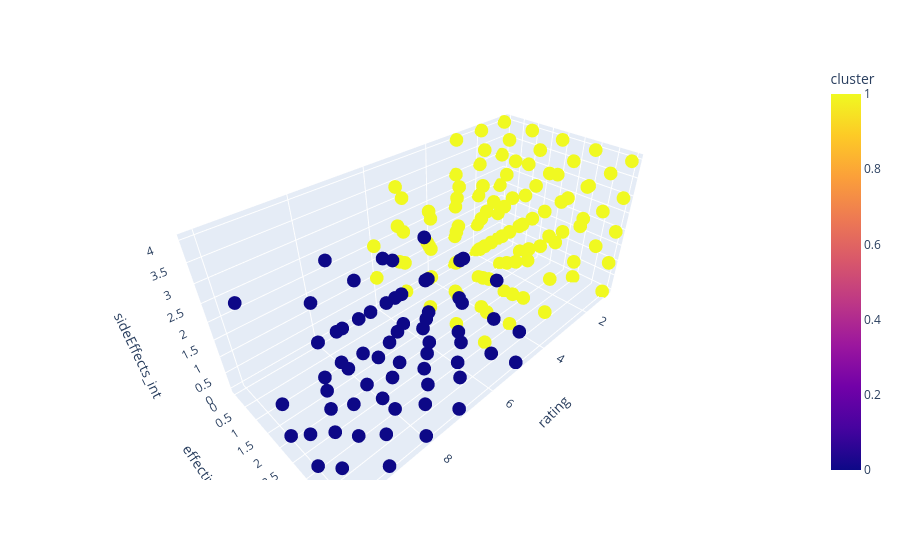

The cell this chart's notebook holds for it:
### Code cell
import plotly.express as px

fig = px.scatter_3d(df_cluster, x="rating", y="effectiveness_int", z="sideEffects_int", color="cluster")
fig.show()

### Figure 1 — Plotly figure (JSON) as saved in the notebook; plotly's stock layout.template omitted (floating-point values rounded to 4 significant figures; data arrays with more than 128 entries replaced by an {"elided": "..."} marker saying what was removed)
{"data": [{"hovertemplate": "rating=%{x}<br>effectiveness_int=%{y}<br>sideEffects_int=%{z}<br>cluster=%{marker.color}<extra></extra>", "legendgroup": "", "marker": {"color": {"elided": "3076 int values"}, "coloraxis": "coloraxis", "symbol": "circle"}, "mode": "markers", "name": "", "scene": "scene", "showlegend": false, "type": "scatter3d", "x": {"elided": "3076 int values"}, "y": {"elided": "3076 int values"}, "z": {"elided": "3076 int values"}}], "layout": {"coloraxis": {"colorbar": {"title": {"text": "cluster"}}, "colorscale": [[0, "#0d0887"], [0.1111, "#46039f"], [0.2222, "#7201a8"], [0.3333, "#9c179e"], [0.4444, "#bd3786"], [0.5556, "#d8576b"], [0.6667, "#ed7953"], [0.7778, "#fb9f3a"], [0.8889, "#fdca26"], [1, "#f0f921"]]}, "legend": {"tracegroupgap": 0}, "margin": {"t": 60}, "scene": {"domain": {"x": [0, 1], "y": [0, 1]}, "xaxis": {"title": {"text": "rating"}}, "yaxis": {"title": {"text": "effectiveness_int"}}, "zaxis": {"title": {"text": "sideEffects_int"}}}}}
